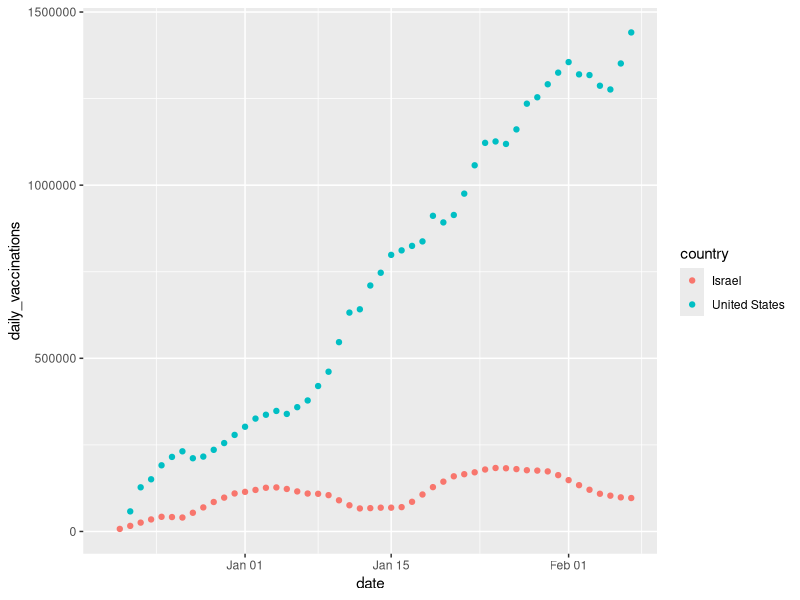
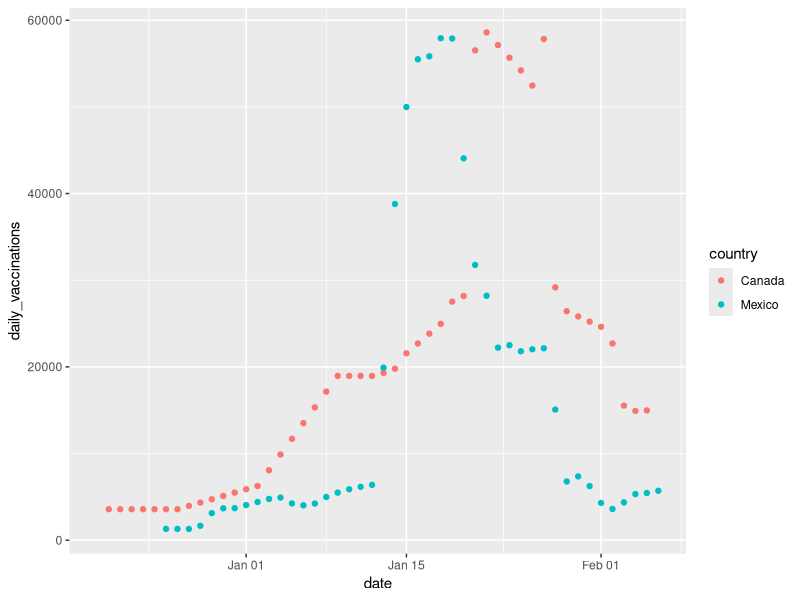

Write R code to recreate these figures, in order.
# ESOC 214 intro to tidyverse
# install tidyverse (you need to install only once)
#install.packages("tidyverse")
# load tidyverse
library(tidyverse)

# check your working environment
# get working directory
getwd()
# list contents of the current directory
dir()
# list contents of a specific folder in my current directory
dir("data")

# read the data in
country_vaccinations <- read_csv("data/country_vaccinations.csv")

# inspect our data
country_vaccinations
summary(country_vaccinations)
glimpse(country_vaccinations)
colnames(country_vaccinations)

# retrieve country from my data
country_vaccinations$country
country_vaccinations[,1]

# apply functions to specific columns
unique(country_vaccinations$country)
unique(country_vaccinations$vaccines)

# THE PIPE ##### %>% ##### AND THEN (pipe for bash is |)
# it allows you to sequence your functions
country_vaccinations %>%
  summary()

# retrieve unique values in country from data
country_vaccinations %>%
  select(country) %>% # shortcut for pipe is ctrl/cmd + shift + m
  unique()

# count() on categorical data
# count how many vaccine types
country_vaccinations %>%
  count(vaccines)

# group_by() + count()
country_vaccinations %>%
  group_by(vaccines) %>%
  count()

# group_by() + summarize()
country_vaccinations %>%
  group_by(vaccines) %>%
  summarize(total = n())

# count observations of country and vaccines
country_vaccinations %>%
  group_by(vaccines, country) %>%
  summarize(total_days = n(),
            total_per_hundred = max(total_vaccinations_per_hundred,
                                    na.rm = TRUE)) 

############# February 09, 2021 ############
# The problem: too many countries
country_vaccinations %>%
  distinct(country)

# filter the data to keep just one country
# United States
us_vaccinations <- country_vaccinations %>%
  filter(country == "United States")

# filter data to keep more than one country
# United States, Israel + any other country of your choosing
us_israel_vaccinations <- country_vaccinations %>%
  filter(country == "United States" | country == "Israel")

# check data
us_israel_vaccinations %>%
  count(country)

# north america country
north_america_vaccinations <- country_vaccinations %>%
  filter(country == "United States" |
           country == "Mexico" |
           country == "Canada")

# check data
north_america_vaccinations %>%
  count(country)

# another way to do multiple comparisons (OR)
north_america_vaccinations <- country_vaccinations %>%
  filter(country %in% c("United States", "Mexico", "Canada"))

# check data
north_america_vaccinations %>%
  count(country)

# us_israel data
us_israel_vaccinations %>%
  group_by(country) %>%
  summarize(percent_vaccinated = max(total_vaccinations_per_hundred,
                na.rm = TRUE))

# north america (do the summarization, but starting with north_america_vaccinations)
north_america_vaccinations %>%
  group_by(country) %>%
  summarize(percent_vaccinated = max(total_vaccinations_per_hundred,
                                     na.rm = TRUE))

#################### Visualization #################
us_israel_vaccinations %>%
  ggplot(aes(x = date,
             y = daily_vaccinations,
             color = country)) +
  geom_point()

north_america_vaccinations %>%
  filter(country != "United States") %>%
  ggplot(aes(x = date,
             y = daily_vaccinations,
             color = country)) +
  geom_point()

